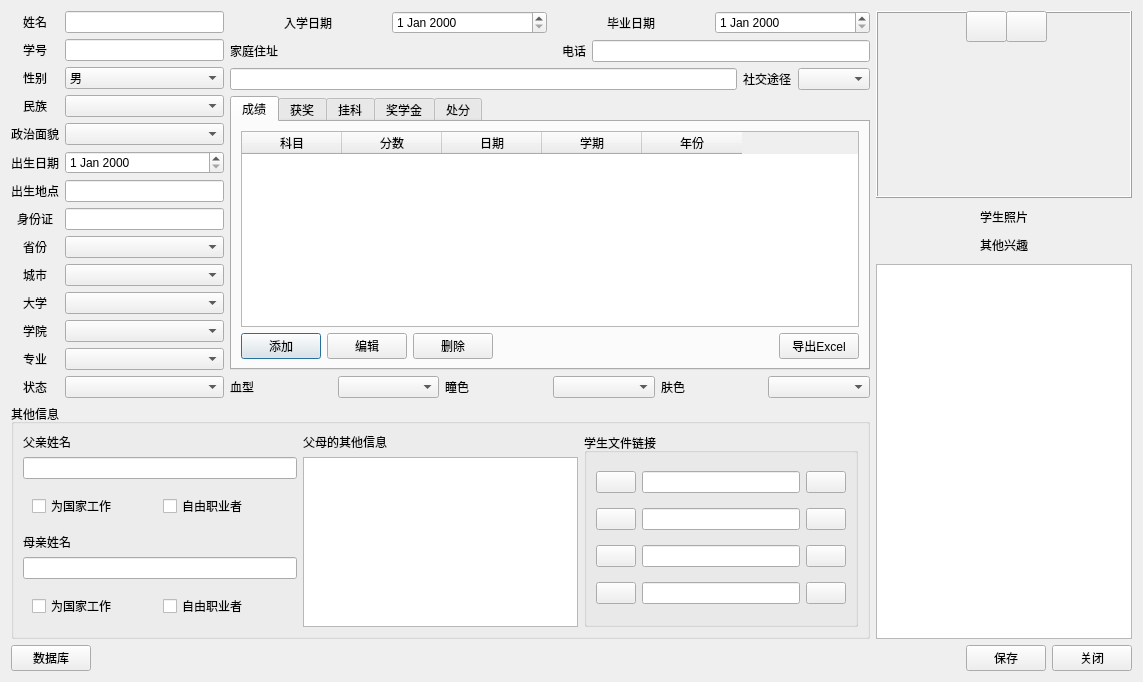
<?xml version="1.0" encoding="UTF-8"?>
<ui version="4.0">
 <class>StudentInfo</class>
 <widget class="QDialog" name="StudentInfo">
  <property name="geometry">
   <rect>
    <x>0</x>
    <y>0</y>
    <width>1143</width>
    <height>651</height>
   </rect>
  </property>
  <property name="windowTitle">
   <string>Dialog</string>
  </property>
  <layout class="QGridLayout" name="gridLayout" columnstretch="1,0">
   <item row="0" column="0">
    <layout class="QVBoxLayout" name="verticalLayout_5">
     <item>
      <layout class="QHBoxLayout" name="horizontalLayout_7" stretch="1,3">
       <item>
        <layout class="QFormLayout" name="formLayout">
         <property name="sizeConstraint">
          <enum>QLayout::SetDefaultConstraint</enum>
         </property>
         <property name="fieldGrowthPolicy">
          <enum>QFormLayout::AllNonFixedFieldsGrow</enum>
         </property>
         <property name="labelAlignment">
          <set>Qt::AlignCenter</set>
         </property>
         <property name="formAlignment">
          <set>Qt::AlignLeading|Qt::AlignLeft|Qt::AlignTop</set>
         </property>
         <item row="0" column="0">
          <widget class="QLabel" name="label_2">
           <property name="text">
            <string>姓名</string>
           </property>
          </widget>
         </item>
         <item row="0" column="1">
          <widget class="QLineEdit" name="lineEdit_name"/>
         </item>
         <item row="1" column="0">
          <widget class="QLabel" name="label_4">
           <property name="text">
            <string>学号</string>
           </property>
          </widget>
         </item>
         <item row="1" column="1">
          <widget class="QLineEdit" name="lineEdit_number"/>
         </item>
         <item row="5" column="0">
          <widget class="QLabel" name="label_5">
           <property name="text">
            <string>出生日期</string>
           </property>
          </widget>
         </item>
         <item row="5" column="1">
          <widget class="QDateEdit" name="dateEdit_birthData"/>
         </item>
         <item row="6" column="0">
          <widget class="QLabel" name="label_22">
           <property name="text">
            <string>出生地点</string>
           </property>
          </widget>
         </item>
         <item row="6" column="1">
          <widget class="QLineEdit" name="lineEdit_birthPlace"/>
         </item>
         <item row="8" column="0">
          <widget class="QLabel" name="label_8">
           <property name="text">
            <string>省份</string>
           </property>
          </widget>
         </item>
         <item row="9" column="0">
          <widget class="QLabel" name="label_10">
           <property name="text">
            <string>城市</string>
           </property>
          </widget>
         </item>
         <item row="10" column="0">
          <widget class="QLabel" name="label_9">
           <property name="text">
            <string>大学</string>
           </property>
          </widget>
         </item>
         <item row="11" column="0">
          <widget class="QLabel" name="label_12">
           <property name="text">
            <string>学院</string>
           </property>
          </widget>
         </item>
         <item row="12" column="0">
          <widget class="QLabel" name="label_11">
           <property name="text">
            <string>专业</string>
           </property>
          </widget>
         </item>
         <item row="13" column="0">
          <widget class="QLabel" name="label_7">
           <property name="text">
            <string>状态</string>
           </property>
          </widget>
         </item>
         <item row="13" column="1">
          <widget class="QComboBox" name="comboBox_status"/>
         </item>
         <item row="2" column="0">
          <widget class="QLabel" name="label_6">
           <property name="text">
            <string>性别</string>
           </property>
          </widget>
         </item>
         <item row="2" column="1">
          <widget class="QComboBox" name="comboBox_sex">
           <property name="currentText">
            <string>男</string>
           </property>
           <item>
            <property name="text">
             <string>男</string>
            </property>
           </item>
           <item>
            <property name="text">
             <string>女</string>
            </property>
           </item>
          </widget>
         </item>
         <item row="7" column="0">
          <widget class="QLabel" name="label">
           <property name="text">
            <string>身份证</string>
           </property>
          </widget>
         </item>
         <item row="7" column="1">
          <widget class="QLineEdit" name="lineEdit_idCard"/>
         </item>
         <item row="3" column="0">
          <widget class="QLabel" name="label_3">
           <property name="text">
            <string>民族</string>
           </property>
          </widget>
         </item>
         <item row="10" column="1">
          <widget class="QComboBox" name="comboBox_university"/>
         </item>
         <item row="11" column="1">
          <widget class="QComboBox" name="comboBox_college"/>
         </item>
         <item row="12" column="1">
          <widget class="QComboBox" name="comboBox_profession"/>
         </item>
         <item row="8" column="1">
          <widget class="QComboBox" name="comboBox_province"/>
         </item>
         <item row="9" column="1">
          <widget class="QComboBox" name="comboBox_city"/>
         </item>
         <item row="3" column="1">
          <widget class="QComboBox" name="comboBox_nation"/>
         </item>
         <item row="4" column="0">
          <widget class="QLabel" name="label_14">
           <property name="text">
            <string>政治面貌</string>
           </property>
          </widget>
         </item>
         <item row="4" column="1">
          <widget class="QComboBox" name="comboBox_political"/>
         </item>
        </layout>
       </item>
       <item>
        <layout class="QVBoxLayout" name="verticalLayout_3" stretch="0,0,0">
         <item>
          <layout class="QVBoxLayout" name="verticalLayout">
           <item>
            <layout class="QHBoxLayout" name="horizontalLayout">
             <item alignment="Qt::AlignHCenter">
              <widget class="QLabel" name="label_13">
               <property name="text">
                <string>入学日期</string>
               </property>
              </widget>
             </item>
             <item>
              <widget class="QDateEdit" name="dateEdit_dataOfAdmission"/>
             </item>
             <item alignment="Qt::AlignHCenter">
              <widget class="QLabel" name="label_16">
               <property name="text">
                <string>毕业日期</string>
               </property>
              </widget>
             </item>
             <item>
              <widget class="QDateEdit" name="dateEdit_dataOfGraduation"/>
             </item>
            </layout>
           </item>
           <item>
            <layout class="QHBoxLayout" name="horizontalLayout_3">
             <item>
              <widget class="QLabel" name="label_15">
               <property name="autoFillBackground">
                <bool>false</bool>
               </property>
               <property name="text">
                <string>家庭住址</string>
               </property>
               <property name="scaledContents">
                <bool>false</bool>
               </property>
               <property name="wordWrap">
                <bool>false</bool>
               </property>
               <property name="openExternalLinks">
                <bool>false</bool>
               </property>
              </widget>
             </item>
             <item>
              <spacer name="horizontalSpacer">
               <property name="orientation">
                <enum>Qt::Horizontal</enum>
               </property>
               <property name="sizeHint" stdset="0">
                <size>
                 <width>40</width>
                 <height>20</height>
                </size>
               </property>
              </spacer>
             </item>
             <item>
              <widget class="QLabel" name="label_17">
               <property name="text">
                <string>电话</string>
               </property>
              </widget>
             </item>
             <item>
              <widget class="QLineEdit" name="lineEdit_phone"/>
             </item>
            </layout>
           </item>
           <item>
            <layout class="QHBoxLayout" name="horizontalLayout_4">
             <item>
              <widget class="QLineEdit" name="lineEdit_homeAddress"/>
             </item>
             <item>
              <widget class="QLabel" name="label_18">
               <property name="text">
                <string>社交途径</string>
               </property>
              </widget>
             </item>
             <item>
              <widget class="QComboBox" name="comboBox_socialStatus"/>
             </item>
            </layout>
           </item>
          </layout>
         </item>
         <item>
          <widget class="QTabWidget" name="tabWidget">
           <property name="currentIndex">
            <number>0</number>
           </property>
           <widget class="QWidget" name="tab">
            <attribute name="title">
             <string>成绩</string>
            </attribute>
            <layout class="QVBoxLayout" name="verticalLayout_2">
             <item>
              <widget class="QTableWidget" name="tableWidget_grade">
               <property name="editTriggers">
                <set>QAbstractItemView::NoEditTriggers</set>
               </property>
               <column>
                <property name="text">
                 <string>科目</string>
                </property>
               </column>
               <column>
                <property name="text">
                 <string>分数</string>
                </property>
               </column>
               <column>
                <property name="text">
                 <string>日期</string>
                </property>
               </column>
               <column>
                <property name="text">
                 <string>学期</string>
                </property>
               </column>
               <column>
                <property name="text">
                 <string>年份</string>
                </property>
               </column>
              </widget>
             </item>
             <item>
              <layout class="QHBoxLayout" name="horizontalLayout_5">
               <item>
                <widget class="QPushButton" name="pushButton_addGrade">
                 <property name="text">
                  <string>添加</string>
                 </property>
                </widget>
               </item>
               <item>
                <widget class="QPushButton" name="pushButton_editGrade">
                 <property name="text">
                  <string>编辑</string>
                 </property>
                </widget>
               </item>
               <item>
                <widget class="QPushButton" name="pushButton_deleteGrade">
                 <property name="text">
                  <string>删除</string>
                 </property>
                </widget>
               </item>
               <item>
                <spacer name="horizontalSpacer_3">
                 <property name="orientation">
                  <enum>Qt::Horizontal</enum>
                 </property>
                 <property name="sizeHint" stdset="0">
                  <size>
                   <width>40</width>
                   <height>20</height>
                  </size>
                 </property>
                </spacer>
               </item>
               <item>
                <widget class="QPushButton" name="pushButton_exportExam">
                 <property name="text">
                  <string>导出Excel</string>
                 </property>
                </widget>
               </item>
              </layout>
             </item>
            </layout>
           </widget>
           <widget class="QWidget" name="tab_2">
            <attribute name="title">
             <string>获奖</string>
            </attribute>
            <layout class="QVBoxLayout" name="verticalLayout_4">
             <item>
              <widget class="QTableWidget" name="tableWidget_honor">
               <property name="editTriggers">
                <set>QAbstractItemView::NoEditTriggers</set>
               </property>
               <column>
                <property name="text">
                 <string>名称</string>
                </property>
               </column>
               <column>
                <property name="text">
                 <string>级别</string>
                </property>
               </column>
               <column>
                <property name="text">
                 <string>日期</string>
                </property>
               </column>
               <column>
                <property name="text">
                 <string>学期</string>
                </property>
               </column>
               <column>
                <property name="text">
                 <string>年份</string>
                </property>
               </column>
              </widget>
             </item>
             <item>
              <layout class="QHBoxLayout" name="horizontalLayout_12">
               <item>
                <widget class="QPushButton" name="pushButton_addHonor">
                 <property name="text">
                  <string>添加</string>
                 </property>
                </widget>
               </item>
               <item>
                <widget class="QPushButton" name="pushButton_editHonor">
                 <property name="text">
                  <string>编辑</string>
                 </property>
                </widget>
               </item>
               <item>
                <widget class="QPushButton" name="pushButton_deleteHonor">
                 <property name="text">
                  <string>删除</string>
                 </property>
                </widget>
               </item>
               <item>
                <spacer name="horizontalSpacer_4">
                 <property name="orientation">
                  <enum>Qt::Horizontal</enum>
                 </property>
                 <property name="sizeHint" stdset="0">
                  <size>
                   <width>40</width>
                   <height>20</height>
                  </size>
                 </property>
                </spacer>
               </item>
               <item>
                <widget class="QPushButton" name="pushButton_exportHonor">
                 <property name="text">
                  <string>导出Excel</string>
                 </property>
                </widget>
               </item>
              </layout>
             </item>
            </layout>
           </widget>
           <widget class="QWidget" name="tab_3">
            <attribute name="title">
             <string>挂科</string>
            </attribute>
            <layout class="QVBoxLayout" name="verticalLayout_9">
             <item>
              <widget class="QTableWidget" name="tableWidget_debt">
               <property name="editTriggers">
                <set>QAbstractItemView::NoEditTriggers</set>
               </property>
               <column>
                <property name="text">
                 <string>科目</string>
                </property>
               </column>
               <column>
                <property name="text">
                 <string>分数</string>
                </property>
               </column>
               <column>
                <property name="text">
                 <string>类型</string>
                </property>
               </column>
               <column>
                <property name="text">
                 <string>日期</string>
                </property>
               </column>
               <column>
                <property name="text">
                 <string>学期</string>
                </property>
               </column>
               <column>
                <property name="text">
                 <string>年份</string>
                </property>
               </column>
              </widget>
             </item>
             <item>
              <layout class="QHBoxLayout" name="horizontalLayout_13">
               <item>
                <widget class="QPushButton" name="pushButton_addDebt">
                 <property name="text">
                  <string>添加</string>
                 </property>
                </widget>
               </item>
               <item>
                <widget class="QPushButton" name="pushButton_editDebt">
                 <property name="text">
                  <string>编辑</string>
                 </property>
                </widget>
               </item>
               <item>
                <widget class="QPushButton" name="pushButton_deleteDebt">
                 <property name="text">
                  <string>删除</string>
                 </property>
                </widget>
               </item>
               <item>
                <spacer name="horizontalSpacer_5">
                 <property name="orientation">
                  <enum>Qt::Horizontal</enum>
                 </property>
                 <property name="sizeHint" stdset="0">
                  <size>
                   <width>40</width>
                   <height>20</height>
                  </size>
                 </property>
                </spacer>
               </item>
               <item>
                <widget class="QPushButton" name="pushButton_exportDebt">
                 <property name="text">
                  <string>导出Excel</string>
                 </property>
                </widget>
               </item>
              </layout>
             </item>
            </layout>
           </widget>
           <widget class="QWidget" name="tab_4">
            <attribute name="title">
             <string>奖学金</string>
            </attribute>
            <layout class="QVBoxLayout" name="verticalLayout_10">
             <item>
              <widget class="QTableWidget" name="tableWidget_scholarShip">
               <property name="editTriggers">
                <set>QAbstractItemView::NoEditTriggers</set>
               </property>
               <column>
                <property name="text">
                 <string>奖学金</string>
                </property>
               </column>
               <column>
                <property name="text">
                 <string>日期</string>
                </property>
               </column>
               <column>
                <property name="text">
                 <string>学期</string>
                </property>
               </column>
               <column>
                <property name="text">
                 <string>年份</string>
                </property>
               </column>
              </widget>
             </item>
             <item>
              <layout class="QHBoxLayout" name="horizontalLayout_14">
               <item>
                <widget class="QPushButton" name="pushButton_addScholarShip">
                 <property name="text">
                  <string>添加</string>
                 </property>
                </widget>
               </item>
               <item>
                <widget class="QPushButton" name="pushButton_editScholarShip">
                 <property name="text">
                  <string>编辑</string>
                 </property>
                </widget>
               </item>
               <item>
                <widget class="QPushButton" name="pushButton_deleteScholarShip">
                 <property name="text">
                  <string>删除</string>
                 </property>
                </widget>
               </item>
               <item>
                <spacer name="horizontalSpacer_6">
                 <property name="orientation">
                  <enum>Qt::Horizontal</enum>
                 </property>
                 <property name="sizeHint" stdset="0">
                  <size>
                   <width>40</width>
                   <height>20</height>
                  </size>
                 </property>
                </spacer>
               </item>
               <item>
                <widget class="QPushButton" name="pushButton_exportScholarShip">
                 <property name="text">
                  <string>导出Excel</string>
                 </property>
                </widget>
               </item>
              </layout>
             </item>
            </layout>
           </widget>
           <widget class="QWidget" name="tab_5">
            <attribute name="title">
             <string>处分</string>
            </attribute>
            <layout class="QVBoxLayout" name="verticalLayout_11">
             <item>
              <widget class="QTableWidget" name="tableWidget_punish">
               <property name="editTriggers">
                <set>QAbstractItemView::NoEditTriggers</set>
               </property>
               <column>
                <property name="text">
                 <string>原因</string>
                </property>
               </column>
               <column>
                <property name="text">
                 <string>处理</string>
                </property>
               </column>
               <column>
                <property name="text">
                 <string>日期</string>
                </property>
               </column>
               <column>
                <property name="text">
                 <string>学期</string>
                </property>
               </column>
               <column>
                <property name="text">
                 <string>年份</string>
                </property>
               </column>
               <column>
                <property name="text">
                 <string>结果</string>
                </property>
               </column>
              </widget>
             </item>
             <item>
              <layout class="QHBoxLayout" name="horizontalLayout_15">
               <item>
                <widget class="QPushButton" name="pushButton_addPunish">
                 <property name="text">
                  <string>添加</string>
                 </property>
                </widget>
               </item>
               <item>
                <widget class="QPushButton" name="pushButton_editPunish">
                 <property name="text">
                  <string>编辑</string>
                 </property>
                </widget>
               </item>
               <item>
                <widget class="QPushButton" name="pushButton_deletePunish">
                 <property name="text">
                  <string>删除</string>
                 </property>
                </widget>
               </item>
               <item>
                <spacer name="horizontalSpacer_7">
                 <property name="orientation">
                  <enum>Qt::Horizontal</enum>
                 </property>
                 <property name="sizeHint" stdset="0">
                  <size>
                   <width>40</width>
                   <height>20</height>
                  </size>
                 </property>
                </spacer>
               </item>
               <item>
                <widget class="QPushButton" name="pushButton_exportPunish">
                 <property name="text">
                  <string>导出Excel</string>
                 </property>
                </widget>
               </item>
              </layout>
             </item>
            </layout>
           </widget>
          </widget>
         </item>
         <item>
          <layout class="QHBoxLayout" name="horizontalLayout_6">
           <item>
            <widget class="QLabel" name="label_19">
             <property name="text">
              <string>血型</string>
             </property>
            </widget>
           </item>
           <item>
            <widget class="QComboBox" name="comboBox_blood"/>
           </item>
           <item>
            <widget class="QLabel" name="label_20">
             <property name="text">
              <string>瞳色</string>
             </property>
            </widget>
           </item>
           <item>
            <widget class="QComboBox" name="comboBox_eye"/>
           </item>
           <item>
            <widget class="QLabel" name="label_21">
             <property name="text">
              <string>肤色</string>
             </property>
            </widget>
           </item>
           <item>
            <widget class="QComboBox" name="comboBox_skin"/>
           </item>
          </layout>
         </item>
        </layout>
       </item>
      </layout>
     </item>
     <item>
      <widget class="QGroupBox" name="groupBox">
       <property name="title">
        <string>其他信息</string>
       </property>
       <layout class="QHBoxLayout" name="horizontalLayout_10">
        <item>
         <layout class="QVBoxLayout" name="verticalLayout_6">
          <item>
           <widget class="QLabel" name="label_23">
            <property name="text">
             <string>父亲姓名</string>
            </property>
           </widget>
          </item>
          <item>
           <widget class="QLineEdit" name="lineEdit_fatherName"/>
          </item>
          <item>
           <widget class="QWidget" name="widget" native="true">
            <layout class="QHBoxLayout" name="horizontalLayout_2">
             <item>
              <widget class="QCheckBox" name="checkBox_father_workToTheState">
               <property name="text">
                <string>为国家工作</string>
               </property>
               <property name="autoExclusive">
                <bool>true</bool>
               </property>
              </widget>
             </item>
             <item>
              <widget class="QCheckBox" name="checkBox_father_selfEmployed">
               <property name="text">
                <string>自由职业者</string>
               </property>
               <property name="autoExclusive">
                <bool>true</bool>
               </property>
              </widget>
             </item>
            </layout>
           </widget>
          </item>
          <item>
           <widget class="QLabel" name="label_24">
            <property name="text">
             <string>母亲姓名</string>
            </property>
           </widget>
          </item>
          <item>
           <widget class="QLineEdit" name="lineEdit_motherName"/>
          </item>
          <item>
           <widget class="QWidget" name="widget_2" native="true">
            <layout class="QHBoxLayout" name="horizontalLayout_8">
             <item>
              <widget class="QCheckBox" name="checkBox_mother_workToTheState">
               <property name="text">
                <string>为国家工作</string>
               </property>
               <property name="autoExclusive">
                <bool>true</bool>
               </property>
              </widget>
             </item>
             <item>
              <widget class="QCheckBox" name="checkBox_mother_selfEmployed">
               <property name="text">
                <string>自由职业者</string>
               </property>
               <property name="autoExclusive">
                <bool>true</bool>
               </property>
              </widget>
             </item>
            </layout>
           </widget>
          </item>
         </layout>
        </item>
        <item>
         <layout class="QVBoxLayout" name="verticalLayout_7">
          <item>
           <widget class="QLabel" name="label_25">
            <property name="text">
             <string>父母的其他信息</string>
            </property>
           </widget>
          </item>
          <item>
           <widget class="QTextEdit" name="textEdit_parentsOtherInformation"/>
          </item>
         </layout>
        </item>
        <item>
         <widget class="QGroupBox" name="groupBox_file">
          <property name="minimumSize">
           <size>
            <width>200</width>
            <height>0</height>
           </size>
          </property>
          <property name="title">
           <string>学生文件链接</string>
          </property>
          <layout class="QGridLayout" name="gridLayout_2">
           <item row="0" column="0">
            <widget class="QPushButton" name="pushButton_openFile1">
             <property name="maximumSize">
              <size>
               <width>50</width>
               <height>50</height>
              </size>
             </property>
             <property name="styleSheet">
              <string notr="true">#pushButton_openFile1{
Border-image:url(:/images/open.png);
}
#pushButton_openFile1:hover{
border: 1px solid rgb(24, 103, 155);
border-radius: 5px;
background-color: rgb(124, 203, 255);
color: white;
}</string>
             </property>
             <property name="text">
              <string/>
             </property>
            </widget>
           </item>
           <item row="2" column="0">
            <widget class="QPushButton" name="pushButton_openFile3">
             <property name="maximumSize">
              <size>
               <width>50</width>
               <height>50</height>
              </size>
             </property>
             <property name="styleSheet">
              <string notr="true">#pushButton_openFile3{
Border-image:url(:/images/open.png);
}
#pushButton_openFile3:hover{
border: 1px solid rgb(24, 103, 155);
border-radius: 5px;
background-color: rgb(124, 203, 255);
color: white;
}</string>
             </property>
             <property name="text">
              <string/>
             </property>
            </widget>
           </item>
           <item row="0" column="1">
            <widget class="QLineEdit" name="lineEdit_file1"/>
           </item>
           <item row="3" column="0">
            <widget class="QPushButton" name="pushButton_openFile4">
             <property name="maximumSize">
              <size>
               <width>50</width>
               <height>50</height>
              </size>
             </property>
             <property name="styleSheet">
              <string notr="true">#pushButton_openFile4{
Border-image:url(:/images/open.png);
}
#pushButton_openFile4:hover{
border: 1px solid rgb(24, 103, 155);
border-radius: 5px;
background-color: rgb(124, 203, 255);
color: white;
}</string>
             </property>
             <property name="text">
              <string/>
             </property>
            </widget>
           </item>
           <item row="0" column="2">
            <widget class="QPushButton" name="pushButton_saveFile1">
             <property name="maximumSize">
              <size>
               <width>50</width>
               <height>50</height>
              </size>
             </property>
             <property name="styleSheet">
              <string notr="true">#pushButton_saveFile1{
Border-image:url(:/images/save.png);
}
#pushButton_saveFile1:hover{
border: 1px solid rgb(24, 103, 155);
border-radius: 5px;
background-color: rgb(124, 203, 255);
color: white;
}</string>
             </property>
             <property name="text">
              <string/>
             </property>
            </widget>
           </item>
           <item row="1" column="0">
            <widget class="QPushButton" name="pushButton_openFile2">
             <property name="maximumSize">
              <size>
               <width>50</width>
               <height>50</height>
              </size>
             </property>
             <property name="styleSheet">
              <string notr="true">#pushButton_openFile2{
Border-image:url(:/images/open.png);
}
#pushButton_openFile2:hover{
border: 1px solid rgb(24, 103, 155);
border-radius: 5px;
background-color: rgb(124, 203, 255);
color: white;
}</string>
             </property>
             <property name="text">
              <string/>
             </property>
            </widget>
           </item>
           <item row="1" column="1">
            <widget class="QLineEdit" name="lineEdit_file2"/>
           </item>
           <item row="2" column="1">
            <widget class="QLineEdit" name="lineEdit_file3"/>
           </item>
           <item row="3" column="1">
            <widget class="QLineEdit" name="lineEdit_file4"/>
           </item>
           <item row="1" column="2">
            <widget class="QPushButton" name="pushButton_saveFile2">
             <property name="maximumSize">
              <size>
               <width>50</width>
               <height>50</height>
              </size>
             </property>
             <property name="styleSheet">
              <string notr="true">#pushButton_saveFile2{
Border-image:url(:/images/save.png);
}
#pushButton_saveFile2:hover{
border: 1px solid rgb(24, 103, 155);
border-radius: 5px;
background-color: rgb(124, 203, 255);
color: white;
}</string>
             </property>
             <property name="text">
              <string/>
             </property>
            </widget>
           </item>
           <item row="2" column="2">
            <widget class="QPushButton" name="pushButton_saveFile3">
             <property name="maximumSize">
              <size>
               <width>50</width>
               <height>50</height>
              </size>
             </property>
             <property name="styleSheet">
              <string notr="true">#pushButton_saveFile3{
Border-image:url(:/images/save.png);
}
#pushButton_saveFile3:hover{
border: 1px solid rgb(24, 103, 155);
border-radius: 5px;
background-color: rgb(124, 203, 255);
color: white;
}</string>
             </property>
             <property name="text">
              <string/>
             </property>
            </widget>
           </item>
           <item row="3" column="2">
            <widget class="QPushButton" name="pushButton_saveFile4">
             <property name="maximumSize">
              <size>
               <width>50</width>
               <height>50</height>
              </size>
             </property>
             <property name="styleSheet">
              <string notr="true">#pushButton_saveFile4{
Border-image:url(:/images/save.png);
}
#pushButton_saveFile4:hover{
border: 1px solid rgb(24, 103, 155);
border-radius: 5px;
background-color: rgb(124, 203, 255);
color: white;
}</string>
             </property>
             <property name="text">
              <string/>
             </property>
            </widget>
           </item>
          </layout>
         </widget>
        </item>
       </layout>
      </widget>
     </item>
    </layout>
   </item>
   <item row="0" column="1">
    <layout class="QVBoxLayout" name="verticalLayout_8" stretch="1,0,0,2">
     <property name="spacing">
      <number>10</number>
     </property>
     <property name="leftMargin">
      <number>0</number>
     </property>
     <property name="topMargin">
      <number>0</number>
     </property>
     <property name="rightMargin">
      <number>0</number>
     </property>
     <property name="bottomMargin">
      <number>0</number>
     </property>
     <item>
      <widget class="QFrame" name="frame_photo">
       <property name="minimumSize">
        <size>
         <width>0</width>
         <height>0</height>
        </size>
       </property>
       <property name="maximumSize">
        <size>
         <width>16777215</width>
         <height>16777215</height>
        </size>
       </property>
       <property name="frameShape">
        <enum>QFrame::Box</enum>
       </property>
       <property name="frameShadow">
        <enum>QFrame::Raised</enum>
       </property>
       <widget class="QPushButton" name="pushButton_openPhoto">
        <property name="enabled">
         <bool>true</bool>
        </property>
        <property name="geometry">
         <rect>
          <x>90</x>
          <y>0</y>
          <width>41</width>
          <height>31</height>
         </rect>
        </property>
        <property name="styleSheet">
         <string notr="true">#pushButton_openPhoto{
Border-image:url(:/images/open.png);
}
#pushButton_openPhoto:hover{
border: 1px solid rgb(24, 103, 155);
border-radius: 5px;
background-color: rgb(124, 203, 255);
color: white;
}
#pushButton_openPhoto:default{

}
#pushButton_openPhoto:pressed{

}</string>
        </property>
        <property name="text">
         <string/>
        </property>
       </widget>
       <widget class="QPushButton" name="pushButton_cancelPhoto">
        <property name="geometry">
         <rect>
          <x>130</x>
          <y>0</y>
          <width>41</width>
          <height>31</height>
         </rect>
        </property>
        <property name="styleSheet">
         <string notr="true">#pushButton_cancelPhoto{
Border-image:url(:/images/cancel.png);
}
#pushButton_cancelPhoto:hover{
border: 1px solid rgb(24, 103, 155);
border-radius: 5px;
background-color: rgb(124, 203, 255);
color: white;
}</string>
        </property>
        <property name="text">
         <string/>
        </property>
       </widget>
      </widget>
     </item>
     <item alignment="Qt::AlignHCenter">
      <widget class="QLabel" name="label_27">
       <property name="text">
        <string>学生照片</string>
       </property>
      </widget>
     </item>
     <item alignment="Qt::AlignHCenter">
      <widget class="QLabel" name="label_28">
       <property name="text">
        <string>其他兴趣</string>
       </property>
      </widget>
     </item>
     <item>
      <widget class="QTextEdit" name="textEdit_otherInterest">
       <property name="maximumSize">
        <size>
         <width>16777215</width>
         <height>16777215</height>
        </size>
       </property>
      </widget>
     </item>
    </layout>
   </item>
   <item row="1" column="0" colspan="2">
    <layout class="QHBoxLayout" name="horizontalLayout_9">
     <item>
      <widget class="QPushButton" name="pushButton_dataDictionary">
       <property name="text">
        <string>数据库</string>
       </property>
      </widget>
     </item>
     <item>
      <spacer name="horizontalSpacer_2">
       <property name="orientation">
        <enum>Qt::Horizontal</enum>
       </property>
       <property name="sizeHint" stdset="0">
        <size>
         <width>40</width>
         <height>20</height>
        </size>
       </property>
      </spacer>
     </item>
     <item>
      <widget class="QPushButton" name="pushButton_save">
       <property name="maximumSize">
        <size>
         <width>16777215</width>
         <height>16777215</height>
        </size>
       </property>
       <property name="text">
        <string>保存</string>
       </property>
      </widget>
     </item>
     <item>
      <widget class="QPushButton" name="pushButton_exit">
       <property name="text">
        <string>关闭</string>
       </property>
      </widget>
     </item>
    </layout>
   </item>
  </layout>
 </widget>
 <resources/>
 <connections/>
</ui>
